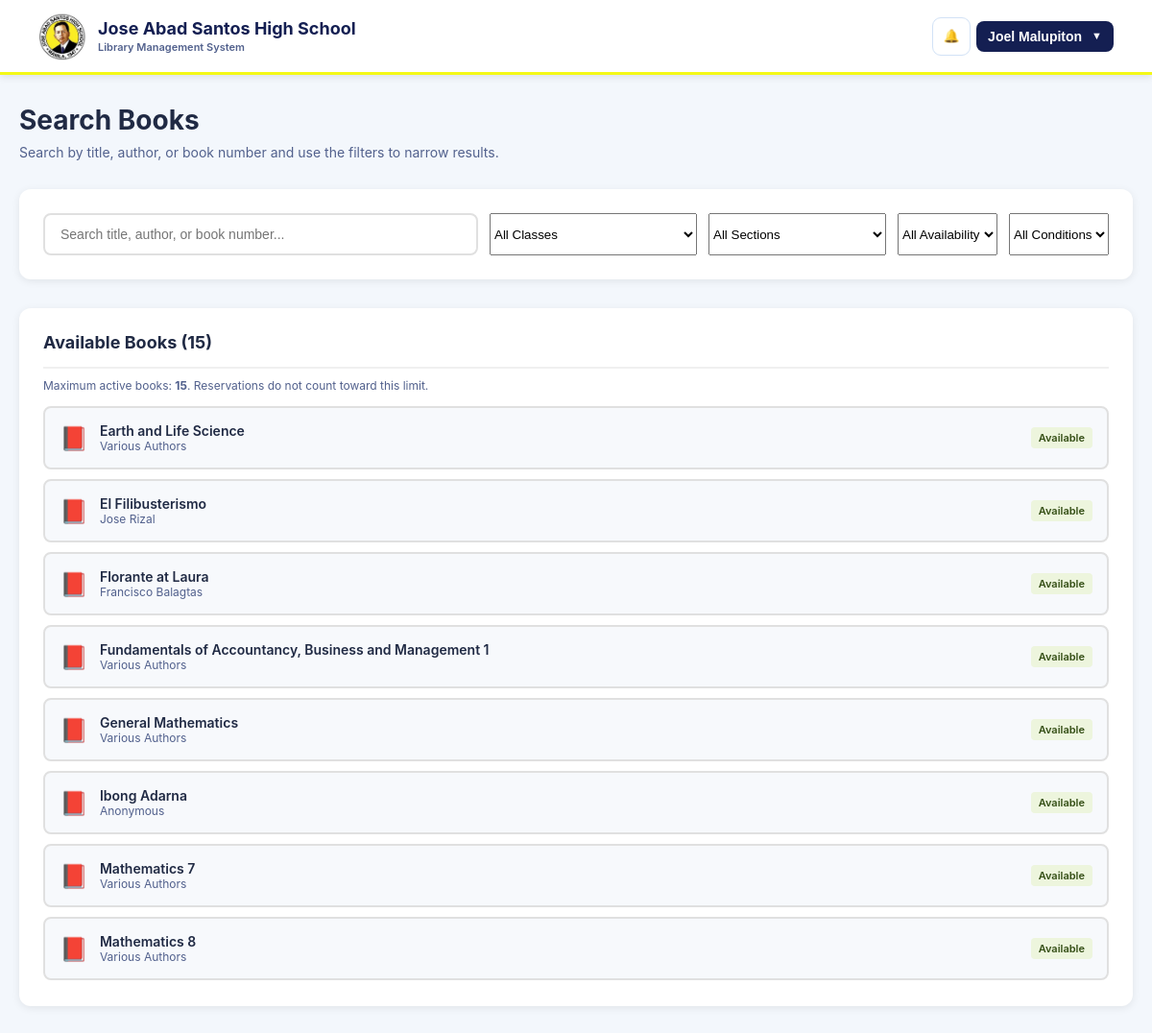
The page /student/borrow.php (signed in) on the database as committed earlier.
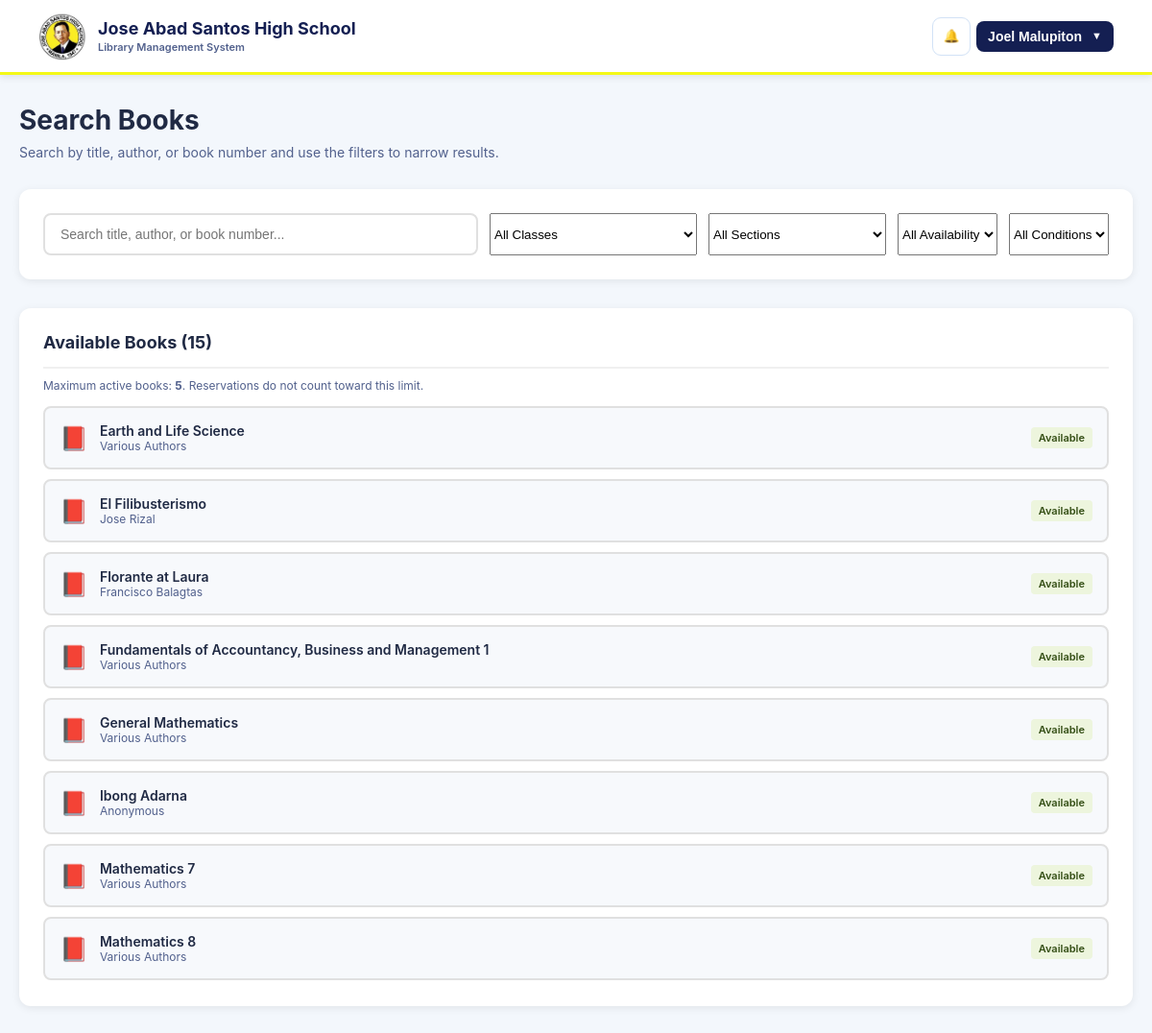
The same page on the database as committed later.
### tables this page shows
CREATE TABLE `library_settings` (
  `setting_key` varchar(100) NOT NULL,
  `setting_value` varchar(255) NOT NULL,
  `updated_at` timestamp NOT NULL DEFAULT CURRENT_TIMESTAMP ON UPDATE CURRENT_TIMESTAMP
);

### includes/library_rules.php (called while the page is built, shortened)
<?php
function ensureLibraryRulesTable(mysqli $conn): void
{
    static $done = false;
    if ($done) return;
    $sql = "CREATE TABLE IF NOT EXISTS library_settings (
        setting_key VARCHAR(100) NOT NULL,
        setting_value VARCHAR(255) NOT NULL,
        updated_at TIMESTAMP NOT NULL DEFAULT CURRENT_TIMESTAMP ON UPDATE CURRENT_TIMESTAMP,
        PRIMARY KEY (setting_key)
    ) ENGINE=InnoDB DEFAULT CHARSET=utf8mb4 COLLATE=utf8mb4_unicode_ci";
    $defaults = [
        'max_active_books_per_student' => '3',
        'reservation_expiry_days' => '3'
    ];
    $stmt = $conn->prepare("INSERT IGNORE INTO library_settings (setting_key, setting_value) VALUES (?, ?)");
}
function getLibraryRule(mysqli $conn, string $key, int $default): int
{
    $stmt = $conn->prepare("SELECT setting_value FROM library_settings WHERE setting_key=? LIMIT 1");
    $stmt->bind_param('s', $key);
    $stmt->execute();
    $row = $stmt->get_result()->fetch_assoc();
    $value = isset($row['setting_value']) ? (int)$row['setting_value'] : $default;
    return $value > 0 ? $value : $default;
}
?>

### student/borrow.php (the view, shortened to what the changed rows need)
<?php
require_once __DIR__ . '/../db.php';
require_once __DIR__ . '/../includes/library_rules.php';
$student = null;
$books = [];
$student_id = (int)$_SESSION['student_id'];
$max_active_books = getLibraryRule($conn, 'max_active_books_per_student', 3);
try {
    $student_stmt = $conn->prepare("\n        SELECT student_id, student_no, full_name, contact_number, qr_code, status, created_at\n        FROM students\n        WHERE student_id = ? AND status = 'active' AND COALESCE(is_archived,0) = 0\n        LIMIT 1\n    ");
    $student_stmt->bind_param('i', $student_id);
    $student_stmt->execute();
    $student = $student_stmt->get_result()->fetch_assoc();
} catch (Exception $e) {
    $student_error = 'Unable to load your student account right now.';
    logError('Student borrow page error: ' . $e->getMessage());
}
if ($student) {
    try {
        $books_stmt = $conn->prepare("
            SELECT
                book_id,
                title,
                author,
                book_number,
                book_pages,
                publisher,
                edition,
                volumes,
                class,
                location_collection,
                library_building,
                shelf_number,
                library_section,
                book_condition,
                qr_code,
                book_status,
                total_copies,
                available_copies,
                borrowed_copies
            FROM books
            WHERE COALESCE(is_archived,0) = 0
            AND qr_code IS NOT NULL
            AND qr_code != ''
            GROUP BY book_id
            ORDER BY title ASC
        ");
        $books_stmt->execute();
        $books_result = $books_stmt->get_result();
        while ($row = $books_result->fetch_assoc()) {
            $books[] = $row;
        }
    } catch (Exception $e) {
        logError('Books fetch error: ' . $e->getMessage());
    }
}
?>
<!DOCTYPE html>
<html lang="en">
<head>
</head>
<body class="student-app student-borrow-page">
    <div class="container">
        <div class="header">
            <h1>Search Books</h1>
        </div>
        <div class="grid">
            <div class="results-section">
                <h2>Available Books (<span id="bookCount"><?php echo count($books); ?></span>)</h2>
                <div style="margin:-10px 0 14px;color:#52618D;font-size:12px;">
                    Maximum active books: <strong><?php echo (int)$max_active_books; ?></strong>. Reservations do not count toward this limit.
                </div>
            </div>
        </div>
    </div>
</body>
</html>

Rows that differ between the two databases and show on the page:
changed library_settings: setting_value "15" → "5"
